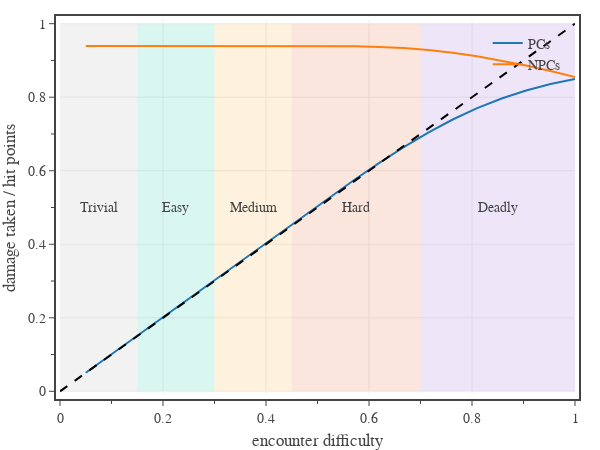

Notebook source saved alongside this figure:
### Code cell
# plots the average damage taken by the PCs and monsters for a range of difficulties

difficulties = list(np.linspace(0.05, 1.0, 21))
pc_win_pct = []
mon_win_pct = []
pc_hp_loss = []
pc_hp_loss_sigma = []
mon_hp_loss = []
mon_hp_loss_sigma = []
for diff in difficulties:
    party_hp = 100
    pc_r_win = 3
    pc_dpr_cv = 0.5

    mon_hp = 100
    mon_r_win = pc_r_win/diff
    mon_dpr_cv = 0.5


    party_dpr = mon_hp/pc_r_win
    party_size = 4
    pc_hp = party_hp/party_size
    pc_dpr = party_dpr/party_size

    mon_dpr = party_hp/mon_r_win

    
    combatants = [
        cp.Combatant(
            group='NPCs',
            name='monster',
            opponent='PCs',
            level=5,
            hit_points = mon_hp,
            damage = [cp.gaussian_dice_distribution(mon_dpr, mon_dpr_cv*mon_dpr)],
        ),
        cp.Combatant(
            group='PCs',
            name='PC 1',
            opponent='NPCs',
            level=5,
            hit_points = pc_hp,
            damage = [cp.gaussian_dice_distribution(pc_dpr, pc_dpr_cv*pc_dpr)],
        ),
        cp.Combatant(
            group='PCs',
            name='PC 2',
            opponent='NPCs',
            level=5,
            hit_points = pc_hp,
            damage = [cp.gaussian_dice_distribution(pc_dpr, pc_dpr_cv*pc_dpr)],
        ),
        cp.Combatant(
            group='PCs',
            name='PC 3',
            opponent='NPCs',
            level=5,
            hit_points = pc_hp,
            damage = [cp.gaussian_dice_distribution(pc_dpr, pc_dpr_cv*pc_dpr)],
        ),
        cp.Combatant(
            group='PCs',
            name='PC 4',
            opponent='NPCs',
            level=5,
            hit_points = pc_hp,
            damage = [cp.gaussian_dice_distribution(pc_dpr, pc_dpr_cv*pc_dpr)],
        ),
    ]
    e = cp.Encounter(combatants, initiative=['PC 1','PC 2','monster','PC 3','PC 4'], rounds=10)
    pc_win_pct += [e.group_win_pct('PCs', method='approx')]
    mon_win_pct += [e.group_win_pct('NPCs', method='approx')]

    pc_hp_loss += [e.group_damage_mean('NPCs', method='approx', clip=True)/(party_size*pc_hp)]
    pc_hp_loss_sigma += [e.group_damage_sigma('NPCs', method='approx', clip=True)/(party_size*pc_hp)]

    mon_hp_loss += [e.group_damage_mean('PCs', method='approx', clip=True)/(mon_hp)]
    mon_hp_loss_sigma += [e.group_damage_sigma('PCs', method='approx', clip=True)/(mon_hp)]


# create figure
fig = go.Figure(
    layout=go.Layout(
        template=tfb.FIG_TEMPLATE,
        xaxis=dict(
            title_text='encounter difficulty',
            range=[0.0, 1.0],
            tick0=0, dtick=0.2,
            minor=dict(tick0=0, dtick=0.1),
        ),
        yaxis=dict(
            title_text='damage taken / hit points',
            range=[-0.01,1.01],
            #tickformat='.0%'
            tick0=0, dtick=0.2,
            minor=dict(tick0=0, dtick=0.1),
        ),
        legend=dict(
            xanchor='right', yanchor='top',
            x=0.98, y=0.98,
            orientation='v',
            tracegroupgap=0,
            bgcolor='rgba(0,0,0,0)',
        )
    )
)

# plot difficulty ranges
thresholds = [
    ('Trivial', 0.00, 0.15, 'rgba(167, 167, 167, 0.15)'),
    ('Easy',    0.15, 0.15, 'rgba(  0, 199, 151, 0.15)'),
    ('Medium',  0.30, 0.15, 'rgba(245, 166,  35, 0.15)'),
    ('Hard',    0.45, 0.25, 'rgba(228,  90,  29, 0.15)'),
    ('Deadly',  0.70, 0.30, 'rgba(144,  79, 213, 0.15)'), #rgba(213,  79,  79, 0.2)'
]
for name, diff, dx, color in thresholds:
    """fig.add_trace(go.Scatter(
        x=[diff,diff],
        y=[0,1],
        showlegend=False,
        mode='lines',
        line=dict(
            color='black', 
            width=1,
            dash='dash'
        ),
        hoverinfo='none',
    ))"""

    fig.add_trace(go.Scatter(
        x=[diff, diff+dx], 
        y=[1.0, 1.0],
        mode='none',
        fill='tozeroy', 
        showlegend=False,
        #line_color=color,
        #marker_color=color,
        fillcolor=color,
        #hoveron = 'points+fills', # select where hover is active
        hoverinfo='none'
    ))
    fig.add_annotation(
        x=diff + dx/2, 
        y=0.5,
        text=name,
        showarrow=False,
    )

# plot data
fig.add_trace(go.Scatter(
    x=difficulties,
    y=pc_hp_loss,
    name=f'PCs',
    mode='lines',
    line_color=COLOR_LIST[0],
    hovertemplate=
        f'<b>PCs</b><br>'+
        'difficulty %{x:.2f}<br>'+
        'HP lost %{y:.1%}<extra></extra>',
))

fig.add_trace(go.Scatter(
    x=difficulties,
    y=mon_hp_loss,
    name=f'NPCs',
    mode='lines',
    line_color=COLOR_LIST[1],
    hovertemplate=
        f'<b>NPCs</b><br>'+
        'difficulty %{x:.2f}<br>'+
        'HP lost %{y:.1%}<extra></extra>',
))

fig.add_trace(go.Scatter(
    x=[0,1],
    y=[0,1],
    name=f'1-to-1',
    showlegend=False,
    mode='lines',
    line_color='black',
    line_dash='dash',
    hoverinfo='skip',
))

# show figure
fig.update_layout(width=600, height=450)
fig.show(config=tfb.FIG_CONFIG)

# save figures
if SAVEFIGS:
    fig.update_layout(autosize=True, width=None, height=None)
    #tfb.save_fig_html(fig, format='large', name=f'./fig-win-vs-diff-deadly-large')
    #tfb.save_fig_html(fig, format='small', name=f'./fig-win-vs-diff-deadly-small')

### Figure 1 — Plotly figure (JSON) as saved in the notebook; plotly's stock layout.template omitted (floating-point values rounded to 4 significant figures)
{"data": [{"fill": "tozeroy", "fillcolor": "rgba(167, 167, 167, 0.15)", "hoverinfo": "none", "mode": "none", "showlegend": false, "type": "scatter", "x": [0, 0.15], "y": [1, 1]}, {"fill": "tozeroy", "fillcolor": "rgba(  0, 199, 151, 0.15)", "hoverinfo": "none", "mode": "none", "showlegend": false, "type": "scatter", "x": [0.15, 0.3], "y": [1, 1]}, {"fill": "tozeroy", "fillcolor": "rgba(245, 166,  35, 0.15)", "hoverinfo": "none", "mode": "none", "showlegend": false, "type": "scatter", "x": [0.3, 0.45], "y": [1, 1]}, {"fill": "tozeroy", "fillcolor": "rgba(228,  90,  29, 0.15)", "hoverinfo": "none", "mode": "none", "showlegend": false, "type": "scatter", "x": [0.45, 0.7], "y": [1, 1]}, {"fill": "tozeroy", "fillcolor": "rgba(144,  79, 213, 0.15)", "hoverinfo": "none", "mode": "none", "showlegend": false, "type": "scatter", "x": [0.7, 1], "y": [1, 1]}, {"hovertemplate": "<b>PCs</b><br>difficulty %{x:.2f}<br>HP lost %{y:.1%}<extra></extra>", "line": {"color": "#1f77b4"}, "mode": "lines", "name": "PCs", "type": "scatter", "x": [0.05, 0.0975, 0.145, 0.1925, 0.24, 0.2875, 0.335, 0.3825, 0.43, 0.4775, 0.525, 0.5725, 0.62, 0.6675, 0.715, 0.7625, 0.81, 0.8575, 0.905, 0.9525, 1], "y": [0.05046, 0.0984, 0.1463, 0.1943, 0.2422, 0.2902, 0.3381, 0.386, 0.434, 0.4818, 0.5294, 0.5763, 0.6216, 0.6644, 0.7039, 0.7393, 0.7703, 0.7966, 0.8183, 0.8357, 0.8494]}, {"hovertemplate": "<b>NPCs</b><br>difficulty %{x:.2f}<br>HP lost %{y:.1%}<extra></extra>", "line": {"color": "#ff7f0e"}, "mode": "lines", "name": "NPCs", "type": "scatter", "x": [0.05, 0.0975, 0.145, 0.1925, 0.24, 0.2875, 0.335, 0.3825, 0.43, 0.4775, 0.525, 0.5725, 0.62, 0.6675, 0.715, 0.7625, 0.81, 0.8575, 0.905, 0.9525, 1], "y": [0.9391, 0.9391, 0.9391, 0.9391, 0.9391, 0.9391, 0.9391, 0.9391, 0.9391, 0.9391, 0.9389, 0.9384, 0.9368, 0.9336, 0.9284, 0.9211, 0.9115, 0.8999, 0.8864, 0.8712, 0.8546]}, {"hoverinfo": "skip", "line": {"color": "black", "dash": "dash"}, "mode": "lines", "name": "1-to-1", "showlegend": false, "type": "scatter", "x": [0, 1], "y": [0, 1]}], "layout": {"annotations": [{"showarrow": false, "text": "Trivial", "x": 0.075, "y": 0.5}, {"showarrow": false, "text": "Easy", "x": 0.225, "y": 0.5}, {"showarrow": false, "text": "Medium", "x": 0.375, "y": 0.5}, {"showarrow": false, "text": "Hard", "x": 0.575, "y": 0.5}, {"showarrow": false, "text": "Deadly", "x": 0.85, "y": 0.5}], "height": 450, "legend": {"bgcolor": "rgba(0,0,0,0)", "orientation": "v", "tracegroupgap": 0, "x": 0.98, "xanchor": "right", "y": 0.98, "yanchor": "top"}, "width": 600, "xaxis": {"dtick": 0.2, "minor": {"dtick": 0.1, "tick0": 0}, "range": [0, 1], "tick0": 0, "title": {"text": "encounter difficulty"}}, "yaxis": {"dtick": 0.2, "minor": {"dtick": 0.1, "tick0": 0}, "range": [-0.01, 1.01], "tick0": 0, "title": {"text": "damage taken / hit points"}}}}
